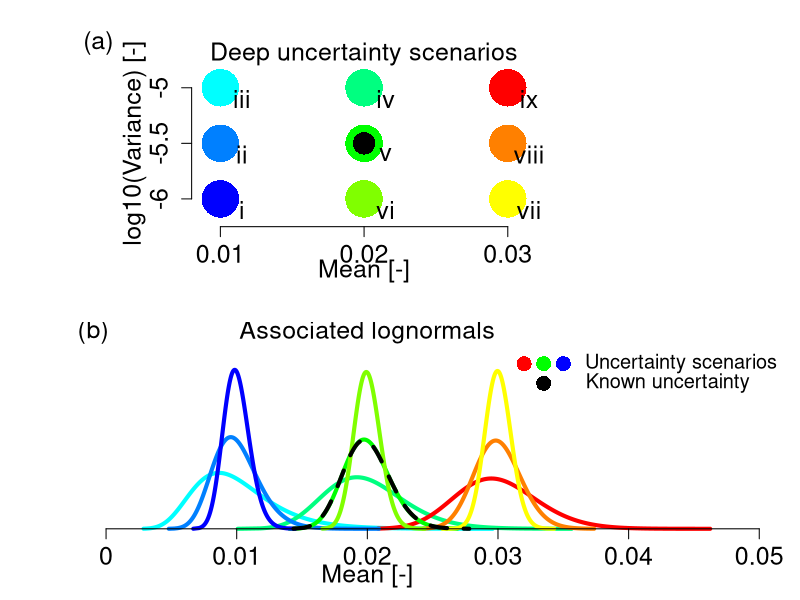

R code for this plot:
# FigureDeepUncertainty_2.R
# Riddhi Singh
# rus197@psu.edu, Penn State 
# March, 2014

# R code for estimating uniformly distributed samples for sampling the parameters (mean and variance) of the lognormal distributions

# source code for the lognormal pdf and visualization from : https://stat.ethz.ch/pipermail/r-help/2003-April/032058.html accessed on 14th Nov, 2013
# edited by R Singh 

# Mise en place
rm(list = ls())
graphics.off()

#########################################################
### A) Installing and loading required packages
#########################################################

if (!require("RColorBrewer")) {
  install.packages("RColorBrewer", dependencies = TRUE)
  library(RColorBrewer)
}

#define the lognormal functions
logmean <- function(location,scale) {
  mean_ln = exp(location+scale^2/2)
  return(mean_ln)
}

logmode <- function(location,scale) {
  mode_ln = exp(location-scale^2)
  return(mode_ln)
}

logmed  <- function(location,scale) {
  med_ln = exp(location)
  return(med_ln)
}

logvar  <- function(location,scale) {
  var_ln = (exp(scale^2)-1)*exp(2*location+scale^2)
  return(var_ln)
}

logskew  <- function(location,scale) {
  skew_ln = (exp(scale^2)+2)*sqrt(exp(scale^2)-1)
  return(skew_ln)
}

loglocation  <- function(meanval,varval) {
  loc_ln = log(meanval^2/(sqrt(varval+meanval^2)))
  return(loc_ln)
}

logscale  <- function(meanval,varval) {
  sca_ln = sqrt(log(1+(varval/meanval^2)))
  return(sca_ln)
}

genlognormal <- function(location, scale)
{
  num_pts    = 10000
  xrand      = rlnorm(num_pts, location, scale)  # for example
  rangeval   = range(xrand)
  grid       = seq(0,1,length=num_pts)
  pdfvals    = dlnorm(xrand, meanlog = mean(log(xrand)), sdlog = sd(log(xrand)))
  
  xrand_sort = sort(xrand,index=TRUE)
  
  #intialize
  x          = rep(0,length=length(xrand_sort))
  y          = rep(0,length=length(xrand_sort))
  logplot    = list(x=x, y=y)
  
  #assign
  logplot$x  = xrand[xrand_sort$ix]
  logplot$y  = pdfvals[xrand_sort$ix]
  
  return(logplot)
  
  #cleanup
  rm(xrand, rangeval, pdfrange, pdfvals, xrand_sort)
}
#specify the range of lognormal parameters - mean and variance
min_x               = 0.01
max_x               = 0.03
min_y               = -5    
max_y               = -6

range_x             = max_x - min_x
range_y             = max_y - min_y

#specify the total number of required samples :
ntot                = 9
nrows               = sqrt(ntot)
ncols               = sqrt(ntot)

#initialize the vectors and answer matrix
meanvals            = rep(0, length=nrows)
variancevals        = rep(0, length=ncols)
lognormal           = list(mean = mean, var = var)
lognormal$mean      = matrix(data=0, nrow=nrows, ncol=ncols)
lognormal$var       = matrix(data=0, nrow=nrows, ncol=ncols)
#now sample each parameter uniformly
int_x               = range_x/(nrows-1)
int_y               = range_y/(ncols-1)

#find the evenly spaced samples
for (row in 1:nrows)
{ 
  meanvals[row]     = min_x + int_x*(row-1)
}

for (col in 1:ncols)
{
  variancevals[col] = 10^(min_y + int_y*(col-1))
}

#generate the matrix
for (row in 1:nrows)
{ for (col in 1:ncols)
{ 
  lognormal$mean[row,col] = meanvals[row]
  lognormal$var[row,col]  = variancevals[col]
}
}

#location of original
centre_loc   = floor(sqrt(ntot)/2)+1

#initialize plot
#start plot 
plot.new()
par(family="sans")
par(cex=1.5)
par(mar=c(0,0.5,1,0.5)+0.1)
par(bg=NA)

mat = matrix(seq(1,2,length=2),2,1,byrow=TRUE)
layout(mat,widths=c(1,1),heights=c(1,1))
cols       = c(rgb(1,0,0),rgb(1,0.5,0),rgb(1,1,0),rgb(0.5,1,0),rgb(0,1,0), rgb(0,1,0.5), rgb(0,1,1), rgb(0,0.5,1), rgb(0,0,1))
indchange  = c(7,6,1,8,5,2,9,4,3)
cols       = cols[indchange]  #rearrange so that cols increase with mean
textlabs   = c("i","ii","iii","iv","v","vi","vii","viii","ix")

#plot the lognormal sample space
shift_x = 0.0025
plot(lognormal$mean+shift_x,log10(lognormal$var), type = 'p',pch=16, col=cols,xlab="",ylab="",cex=5,
     cex.lab=1.5,ylim=c(-6.8,-4.5),xlim=c(0.00,0.05),bty='n',axes=FALSE)
points(lognormal$mean[centre_loc,centre_loc]+shift_x,log10(lognormal$var[centre_loc,centre_loc]), type='p',pch=16,cex=3)
text(lognormal$mean+shift_x+0.0015,log10(lognormal$var)-0.1, textlabs[rev(indchange)],cex=1.5)
#plot the axes
axis(1,at=meanvals+shift_x, labels = meanvals,cex.axis=1.5,pos=-6.1-0.15)
axis(2,at=log10(variancevals), labels = log10(variancevals),cex.axis=1.5,pos=0.008+shift_x)

#plot label
text(0.004,-4.6,'(a)',cex=1.5)
#plot x and y label
text(0.004+shift_x,-5.5,'log10(Variance) [-]',srt=90,cex=1.5)
text(0.02+shift_x,-6.5-0.15,'Mean [-]',cex=1.5)
#plot title
text(0.02+shift_x,-4.7,'Deep uncertainty scenarios',cex=1.5)

#now plot these lognormals
for (col in 1:ncols)
{ for (row in 1:nrows)
{
  ind        = row + nrows*(col-1)
  location   = loglocation(lognormal$mean[row,col],lognormal$var[row,col])
  scale      = logscale(lognormal$mean[row,col],lognormal$var[row,col])
  plotdata   = genlognormal(location, scale)
  
  if ((row==1) && (col==1)) { 
    plot(plotdata$x, plotdata$y,xlab="Random pollution inflow [-]", ylab="Probability density [-]",xlim = c(-0.005,0.05),ylim=c(-150,500),
         cex.lab=1.5,col=cols[ind],type="l", mgp=c(2,1,0),lwd=4,bty='n',axes=FALSE,lty=1)
  } else {
    lines(plotdata$x,plotdata$y,lwd=4,col=cols[ind],lty=1)
  } 
}
}

#replot the original 
location   = loglocation(lognormal$mean[centre_loc,centre_loc],lognormal$var[centre_loc,centre_loc])
scale      = logscale(lognormal$mean[centre_loc,centre_loc],lognormal$var[centre_loc,centre_loc])
plotdata   = genlognormal(location, scale)
lnorg      = length(plotdata$x)
sel        = seq(1,lnorg,length=1000)
lines(plotdata$x[sel],plotdata$y[sel],lwd=4,col="black",lty=2)

#plot the axes
axis(1,at=seq(0.00,0.05,length=6), labels = seq(0.00,0.05,length=6),cex.axis=1.5,pos=0)
# axis(2,at=seq(0,500,length=2), labels = c('',''), cex.axis=1.5,pos=0)

#plot label
text(-0.001,500,'(b)',cex=1.5)
#plot x and y label
text(0.02,-120,'Mean [-]',cex=1.5)
#plot title
text(0.02,500,'Associated lognormals',cex=1.5)

#add legend
points(0.032,420, type='p',pch=16,cex=2,col="red")
points(0.0335,420, type='p',pch=16,cex=2,col="green")
points(0.035,420, type='p',pch=16,cex=2,col="blue")
points(0.0335,370, type='p',pch=16,cex=2,col="black")
text(0.044,420, "Uncertainty scenarios",cex=1.2) 
text(0.0430,370, "Known uncertainty",cex=1.2) 

dev.copy2pdf(file="FigureLognormals.pdf",width=10,height=10)